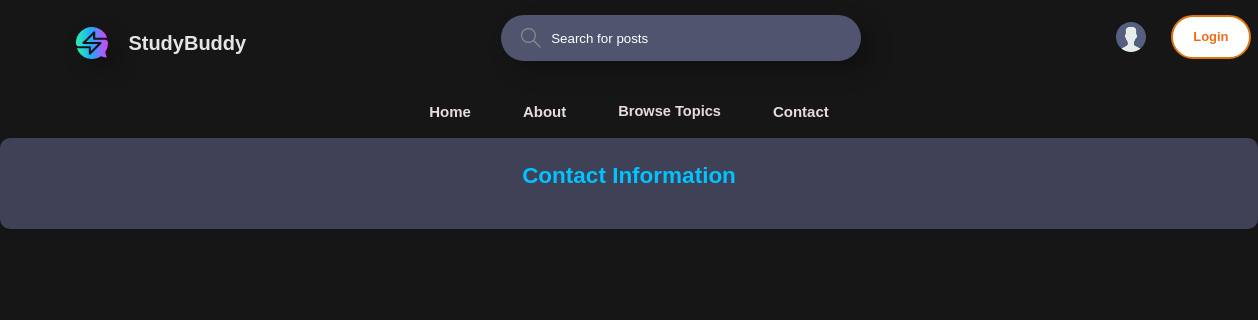
The app's page /contact/, older data.
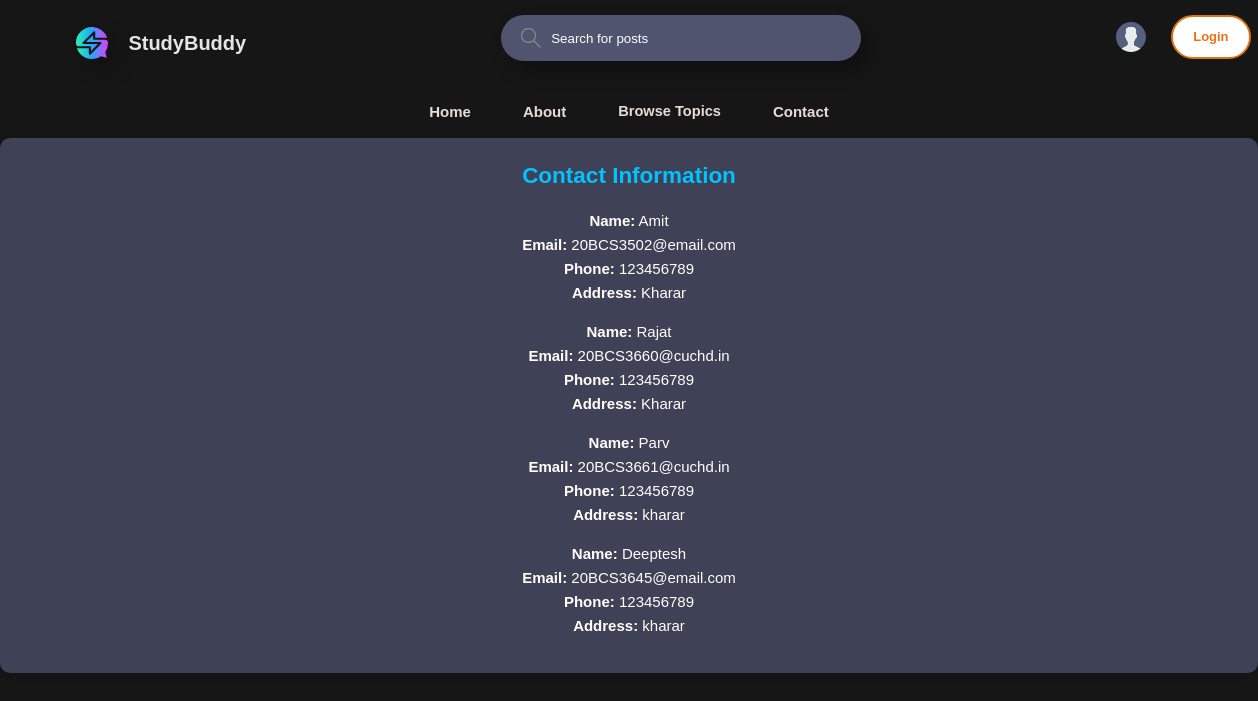
The same page, newer data.
### base/models.py (models this page shows, shortened)
class ContactInfo(models.Model):
    name = models.CharField(max_length=100)
    email = models.EmailField()
    phone = models.CharField(max_length=20)
    address = models.TextField()

### base/views.py (the view)
# urls.py: path('contact/', views.contact_page, name='contact_page'),
def contact_page(request):
    contact_info = ContactInfo.objects.all()
    return render(request, 'base/contact_page.html', {'contact_info': contact_info})

### base/templates/base/contact_page.html
{% extends 'main.html' %}
{% block content %}
<div class="contacts">
    <h2>Contact Information</h2>
    <ul>
        {% for info in contact_info %}
        <li>
            <strong>Name:</strong> {{ info.name }}<br>
            <strong>Email:</strong> {{ info.email }}<br>
            <strong>Phone:</strong> {{ info.phone }}<br>
            <strong>Address:</strong> {{ info.address }}<br>
        </li>
        {% endfor %}
    </ul>
</div>
{% endblock %}

### templates/main.html (shortened to what this page needs)
<!DOCTYPE html>
{% load static %}
<html lang="en">
<head>
    <link rel="stylesheet" href="{% static 'styles/style.css' %}" />
</head>
<body>
    {% include 'navbar.html' %}
    <nav class="navbar">
        <ul class="nav-list">
            <li><a href="{% url 'home' %}">Home</a></li>
            <div id="about-section">
                <li><a href="#about-section">About</a></li>
            </div>
            <li class="dropdown">
                <a href="#" class="dropbtn">Browse Topics</a>
            </li>
            <li><a href="{% url 'contact_page' %}">Contact</a></li>
        </ul>
    </nav>
    {% block content %}
    {% endblock %}
</body>
</html>

### templates/navbar.html (shortened to what this page needs)
{% load static %}
<header class="header header--loggedIn">
    <div class="container">
        <a class="header__logo">
            <img src="{% static 'images/logo.svg' %}" />
            <h1>StudyBuddy</h1>
        </a>
        <form class="header__search" method="GET" action="{% url 'home' %}">
            <label>
                <input name="q" placeholder="Search for posts" />
            </label>
        </form>
        <nav class="header__menu">
            {% if request.user.is_authenticated %}
            <div class="header__user">
                <a href="{% url 'update-user' %}">
                    <div class="avatar avatar--medium active">
                        <img src="{{request.user.avatar.url}}" />
                    </div>
                    <p>{{request.user.username}} <span>@{{request.user.username}}</span></p>
                </a>
                <button class="dropdown-button">
                    <svg version="1.1" xmlns="http://www.w3.org/2000/svg" width="32" height="32" viewBox="0 0 32 32">
                        <title>chevron-down</title>
                        <path d="M16 21l-13-13h-3l16 16 16-16h-3l-13 13z"></path>
                    </svg>
                </button>
            </div>
            {% else %}
            <a href="{% url 'login' %}" class="login-button">
                <img src="{% static 'images/avatar.svg' %}" class="avatar-image" />
                <p><b>Login</b></p>
            </a>
            {% endif %}
        </nav>
    </div>
</header>

### static/styles/style.css (style rules this page uses)
body::before { content: ""; position: fixed; top: 0; left: 0; width: 100%; height: 100%; background: rgba(0, 0, 0, 0.151); z-index: -1; }
:root { --color-main: #618dfff7; --color-main-light: #e1f6fb; --color-dark: #3f4156; --color-dark-medium: #51546e; --color-dark-light: rgb(23 34 42 / 88%); --color-light: #e5e5e5; --color-gray: #8b8b8b; --color-light-gray: #b2bdbd; --color-bg: #1c1c1c; --color-success: #5dd693; --color-error: #fc4b0b; }
* { font-family: "DM Sans", -apple-system, BlinkMacSystemFont, "Segoe UI", Roboto, Oxygen, Ubuntu, Cantarell, "Open Sans", "Helvetica Neue", sans-serif; margin: 0; padding: 0; box-sizing: border-box; text-rendering: optimizeLegibility; }
html { font-size: 56.25%; }
@media only screen and (min-width: 1200px) { html { font-size: 62.5%; } }
body { margin: 0; font-family: 'Arial', sans-serif; }
.navbar { background-color: #00000000; overflow: hidden; display: flex; justify-content: center; }
.nav-list { list-style-type: none; margin: 0; padding: 0; display: flex; }
.nav-list li { margin: 0; }
.nav-list li a { display: block; color: rgb(233, 219, 219); text-align: center; font-weight: bold; padding: 14px 26px; text-decoration: none; }
.dropdown { display: inline-block; }
.dropbtn { font-size: 14.6px; border: none; outline: none; color: rgb(255, 255, 255); padding: 14px 18px; background-color: inherit; font-family: inherit; margin: 0; }
body { line-height: 1.6; font-weight: 400; font-size: 1.5rem; color: var(--color-light-gray); background-color: var(--color-bg); background: url("21.jpg"); background-size: cover; background-repeat: no-repeat; min-height: 100vh; overflow : auto; }
img { width: 100%; }
a { display: inline-block; color: #00c3ff; text-decoration: none; }
.container { max-width: 120rem; width: 90%; margin: auto; }
.header { padding: 1.5rem; background-color: #00000000; }
.header > .container { display: flex; gap: 25.5rem; }
.header__logo, .header__user { display: flex; gap: 2rem; align-items: center; }
.header__logo > img { height: 3.2rem; filter: drop-shadow(10px 10px 10px rgba(0, 0, 0, 0.3)); width: 3.2rem; }
.header__logo > h1 { font-weight: 700; font-size: 2rem; color: var(--color-light); }
.header__search > label { background-color: var(--color-dark-medium); filter: drop-shadow(10px 10px 10px rgba(0, 0, 0, 0.3)); padding: 1.3rem 1rem; display: flex; align-items: center; gap: 1rem; border-radius: 50px; }
.header__search svg { fill: var(--color-gray); width: 2rem; height: 2rem; margin-left: 1rem; }
.header__search input { width: 30rem; background: transparent; border: none; outline: none; color: var(--color-light); }
.header__menu { margin-left: auto; position: relative; }
.header__menu a { display: flex; gap: 1.5rem; align-items: center; font-weight: 500; text-decoration: none; color: var(--color-gray); }
.header__menu img { height: 3.6rem; }
.header__menu p { line-height: 1.2; }
.login-button { display: inline-flex; align-items: center; text-decoration: none; border-radius: 5px; overflow: hidden; }
.avatar-image { width: 30px; height: 30px; margin-right: 10px; }
.login-button p { padding: 12px 2rem; background: #ffffff; border: 2px solid rgb(223, 116, 15); border-radius: 5rem; font-weight: 500; font-size: 1.3rem; transition: background 0.5s ease, box-shadow 0.5s ease, color 0.5s ease, border 0.5s ease; color: #ed6e19; }
* { margin: 0; padding: 0; box-sizing: border-box; font-family: 'Poppins', sans-serif; }
body { background: url("21.jpg"); background-size: cover; background-repeat: no-repeat; background-attachment: fixed; }
header { color: #fff; font-size: 30px; text-align: center; padding: 10px 0 30px 0; }
body { background-color: #1a1a1a; color: #ccc; font-family: 'Arial', sans-serif; }
label { display: block; font-size: 18px; margin-bottom: 10px; color: #007bff; }
.contacts { margin-bottom: 2.4rem; background-color: var(--color-dark); border-radius: 1rem; padding: 2rem; color: #fff; box-shadow: 0 4px 8px rgba(0, 0, 0, 0.1); transition: background-color 0.3s ease-in-out; display: flex; flex-direction: column; align-items: center; justify-content: center; }
.contacts h2 { color: #00c3ff; margin-bottom: 1.5rem; }
.contacts ul { list-style: none; padding: 0; text-align: center; }
.contacts li { margin-bottom: 1.5rem; }
.contacts strong { color: #ffffff; }

Row changes from the older to the newer data that the page shows:
added ContactInfo: name "Amit", email "20BCS3502@email.com", phone "123456789", address "Kharar"
added ContactInfo: name "Rajat", email "20BCS3660@cuchd.in", phone "123456789", address "Kharar"
added ContactInfo: name "Parv", email "20BCS3661@cuchd.in", phone "123456789", address "kharar"
added ContactInfo: name "Deeptesh", email "20BCS3645@email.com", phone "123456789", address "kharar"
